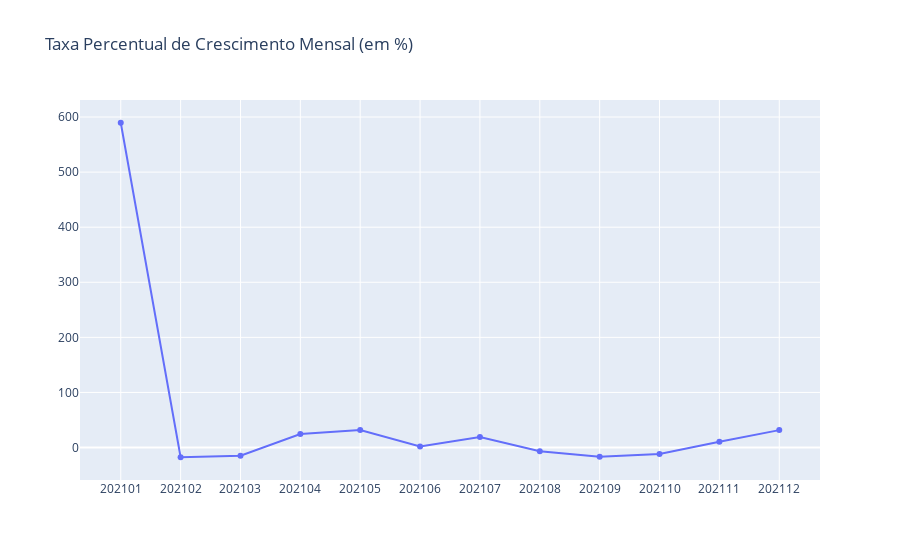

The code cell stored with this chart in its notebook:
### Code cell
# Visualização de 2021

# Filtrar apenas ano 2021
plot_data = [go.Scatter(x = df_faturamento.query('AnoMes > 202012')['AnoMes'],
                        y = df_faturamento.query('AnoMes > 202012')['CrescimentoMensal'],)]

plot_layout = go.Layout(xaxis = {'type': 'category'},
                        title = 'Taxa Percentual de Crescimento Mensal (em %)')

# Plotagem
fig = go.Figure(data = plot_data, layout = plot_layout)
pyoff.iplot(fig)

### Figure 1 — Plotly figure (JSON) as saved in the notebook; plotly's stock layout.template omitted (floating-point values rounded to 4 significant figures)
{"data": [{"type": "scatter", "x": [202101, 202102, 202103, 202104, 202105, 202106, 202107, 202108, 202109, 202110, 202111, 202112], "y": [589.6, -17.66, -14.77, 24.5, 31.84, 1.709, 19.01, -6.904, -16.7, -11.59, 10.49, 31.62]}], "layout": {"title": {"text": "Taxa Percentual de Crescimento Mensal (em %)"}, "xaxis": {"type": "category"}}}
